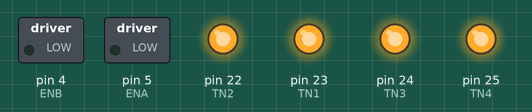
A sketch run on a simulated Arduino Mega 2560, built with avr-gcc and run on an emulated ATmega2560. Parts: switched loads named in the sketch (green lamp = pin HIGH), output pins drawn as LEDs (lit = HIGH).

Above: at 0.1 s.
Timing chart, 0 to 1.6 s (numbered marks = the images above):
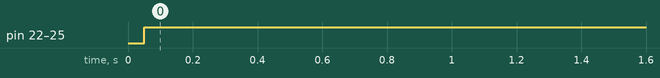

Measured:
- by itself, pin 22 (TN2), pin 23 (TN1), pin 24 (TN3), pin 25 (TN4): LOW → HIGH at 0.05 s

The sketch:

beerbot_rover_v1_0.ino
```cpp
#include <Wire.h>
#include <SPI.h>
#include <Mirf.h>
#include <nRF24L01.h>
#include <MirfHardwareSpiDriver.h>

int TN1 = 23;
int TN2 = 22;
int ENA = 5;
int TN3 = 24;
int TN4 = 25;
int ENB = 4;
int HALL_1A = 27;
int HALL_2A = 26;
int HALL_1B = 29;
int HALL_2B = 28;

// ms for each frame, 50ms gives us 20Hz update rate...
// the max RPM of the motor is 249, and the Nyquist
// frequency is therefor 6.7Hz, which translates to
// 149.25373ms sampling period maximum.
#define FRAME_LEN    50
unsigned long last;  // last time our loop ran

#define ENCODER_PULSES_PER_MOTOR_TURN 275

typedef enum { kMotorForward, kMotorReverse } MotorDirection;

struct controlData  // Data from remote control
{
  uint16_t leftSpeed = 0;
  MotorDirection leftDirection;

  uint16_t rightSpeed = 0;
  MotorDirection rightDirection;
};
controlData roverControlData;

struct telemetryData  // Data from rover
{
  uint16_t rpm_a;
  uint16_t rpm_b;
};
telemetryData roverTelemetry;

volatile uint16_t rotation_a = 0;
volatile uint16_t rotation_b = 0;

/*readMotorQuadratureEncoder1 keeps track
of hall effect sensor a's position*/
void readMotorQuadratureEncoder1() {
    if (digitalRead(HALL_1B) == HIGH) rotation_a++;
    else rotation_a--;
}

/*readMotorQuadratureEncoder2 keeps track
of hall effect sensor b's position*/
void readMotorQuadratureEncoder2() {
    if (digitalRead(HALL_2B) == HIGH) rotation_b++;
    else rotation_b--;
}

void setup() {

  // used for sampling time (as of this writing, it is 20Hz)
  last = millis();

  // 24L01 initialization
  Mirf.cePin = 53;
  Mirf.csnPin = 48;
  Mirf.spi = &MirfHardwareSpi;
  Mirf.init();
  Mirf.setRADDR((byte *)"serv1");
  Mirf.payload = 16;
  Mirf.config();

  pinMode(TN1, OUTPUT);
  pinMode(TN2, OUTPUT);
  pinMode(TN3, OUTPUT);
  pinMode(TN4, OUTPUT);
  pinMode(ENA, OUTPUT);
  pinMode(ENB, OUTPUT);
  //pinMode(18, INPUT);
  //pinMode(2, INPUT);

  attachInterrupt(HALL_1A, readMotorQuadratureEncoder1, FALLING);
  attachInterrupt(HALL_1B, readMotorQuadratureEncoder2, FALLING);
}

void loop() {
    // spin to match desired sample rate
    while(millis() < last + FRAME_LEN);
    last = millis();

    // current motor telemetry
    roverTelemetry.rpm_a = (rotation_a / ENCODER_PULSES_PER_MOTOR_TURN) / (millis() - last);
    roverTelemetry.rpm_b = (rotation_b / ENCODER_PULSES_PER_MOTOR_TURN) / (millis() - last);

    Receive();

    if(roverControlData.leftSpeed > 15 || roverControlData.rightSpeed > 15)
    {
      // NUCLEAR DRIVE ASSAULT MODULE GO! :)
      // left speed
      analogWrite(ENA, roverControlData.leftSpeed);
      //right speed
      analogWrite(ENB, roverControlData.rightSpeed);

      // left direction
      if(kMotorForward == roverControlData.leftDirection)
      {
        digitalWrite(TN1, HIGH);
        digitalWrite(TN2, LOW);
      }
      else
      {
        digitalWrite(TN1, LOW);
        digitalWrite(TN2, HIGH);
      }

      // right direction
      if(kMotorForward == roverControlData.rightDirection)
      {
        digitalWrite(TN3, HIGH);
        digitalWrite(TN4, LOW);
      }
      else
      {
        digitalWrite(TN3, LOW);
        digitalWrite(TN4, HIGH);
      }

    }
    else
    {
      // full stop
      digitalWrite(TN1, HIGH);
      digitalWrite(TN2, HIGH);
      digitalWrite(TN3, HIGH);
      digitalWrite(TN4, HIGH);
    }
}

void Receive()
{
  if (!Mirf.isSending() && Mirf.dataReady())
  {
    // Read data from the romote controller
    Mirf.getData((byte *) &roverControlData);

    // zzz move this out of the receive function?
    Mirf.setTADDR((byte *)"clie1");
    Mirf.send((byte *) &roverTelemetry);  // Send data back to the controller
  }

}
```
